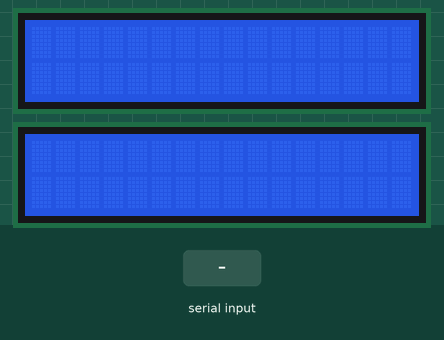
The sketch below on a simulated Arduino Uno, built with avr-gcc and run on an emulated ATmega328P. On the bench: 2 × 16×2 character LCD. The test bench sets the inputs (shaded band).

Above: at 1.3 s.
1.4 s: "90;45\n" received over Serial
At 1.8 s:
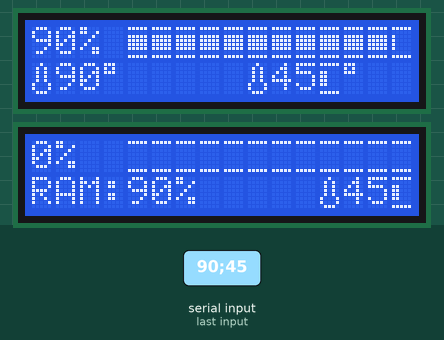
2.9 s: "0\n" received over Serial
At 4.1 s:
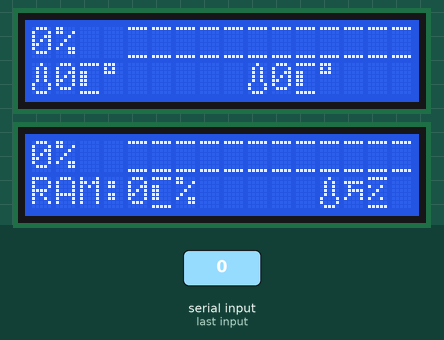
4.4 s: "5\n" received over Serial
At 5.2 s:
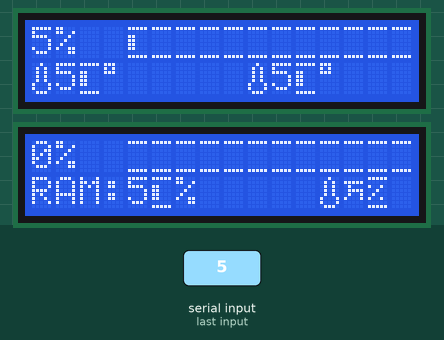
5.9 s: "90\n" received over Serial
At 6.4 s:
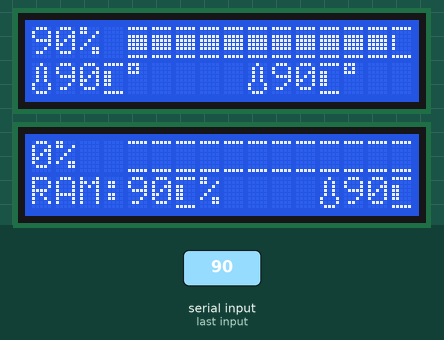
7.4 s: "200\n" received over Serial
At 8.6 s:
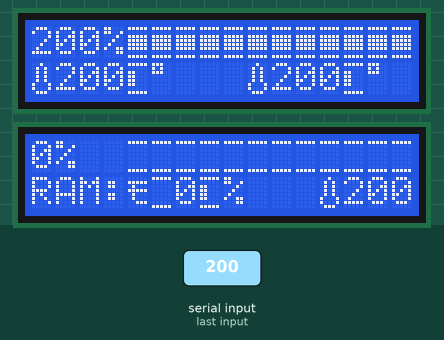
8.9 s: "30;150\n" received over Serial
At 10.0 s:
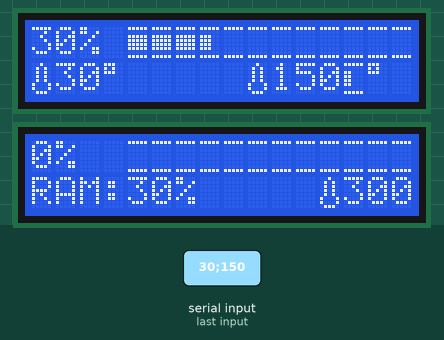
Timing chart, 0 to 11.4 s (numbered marks = the images above; inputs shaded):
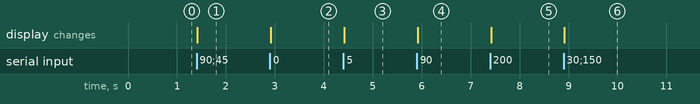

Measured:
- after the input at 1.4 s, the display: changes at once (image 1)
- after the input at 2.9 s, the display: changes at once (image 2)
- after the input at 4.4 s, the display: changes at once (image 3)
- after the input at 5.9 s, the display: changes at once (image 4)
- after the input at 7.4 s, the display: changes at once (image 5)
- after the input at 8.9 s, the display: changes at once (image 6)

The sketch:

Arduino_Temp_Monitor.ino
```cpp
/*
  CoreTemp Arduino Code,
  by pvyParts (Aaron Kable)

  Current LCD layout

  16 x 2 LCD

              \/ Core Speed
  AMD FX-8x #.#Ghz
  $##$ |||||||||||
  ^temp     ^load graph

  TODO - Not Hard Code CPU Type
  TODO - make graph work a little better.

  started from the Serial Event Demo Code.
 */
#include <LiquidCrystal.h>

//my lcd is the freetronics LCD Shield
LiquidCrystal lcdGPU(7, 6, 5, 4, 3, 2);
LiquidCrystal lcdCPU(7, 8, 5, 4, 3, 2);
//setup the special chars for hte graph

  byte line5[8] =
  {// full
    B11111, B00000, B11111, B11111, B11111, B11111, B00000, B11111
  };

  byte line4[8] =
  {// 80%
    B11111, B00000, B11110, B11110, B11110, B11110, B00000, B11111
  };

  byte line3[8] =
  {// 60%
    B11111, B00000, B11100, B11100, B11100, B11100, B00000, B11111
  };

  byte line2[8] =
  {// 40%
    B11111, B00000, B11000, B11000, B11000, B11000, B00000, B11111
  };

  byte line1[8] =
  { //  20%
    B11111, B00000, B10000, B10000, B10000, B10000, B00000, B11111
  };

  byte line0[8] =
  { // empty
    B11111, B00000, B00000, B00000, B00000, B00000, B00000, B11111
  };

  byte loadchar[8] =
  { // % char to match graph
    B11111, B00000, B10010, B00100, B01000, B10010, B00000, B11111
  };
  byte tempchar[8] =
  { // termometer
    B00100, B01010, B01010, B01010, B01010, B10001, B10001, B01110
  };
  byte corechar[8] =
  { //  not used as the LCD can only do so many chars...
    B00000, B01010, B11111, B01110, B01110, B11111, B01010, B00000
  };

String inputString = "";

boolean NewData = false;  // update Lcd flag

// holder strings
String gpu0tmp = "", gpu1tmp = "", ram = "", cputmp="";
int gpuLoad = 0, cpuLoad = 0;

void setup() {
  // setup LCD
  lcdGPU.begin(16, 2);
  lcdCPU.begin(16, 2);
  // initialize serial:
  Serial.begin(19200);
  // reserve 200 bytes for the inputString:
  inputString.reserve(200);

  //make the graph chars
  lcdGPU.createChar(6, line0); // cant use 0
  lcdGPU.createChar(1, line1);
  lcdGPU.createChar(2, line2);
  lcdGPU.createChar(3, line3);
  lcdGPU.createChar(4, line4);
  lcdGPU.createChar(5, line5);
  lcdGPU.createChar(7, loadchar);
  lcdGPU.createChar(8, tempchar);
  lcdCPU.createChar(6, line0); // cant use 0
  lcdCPU.createChar(1, line1);
  lcdCPU.createChar(2, line2);
  lcdCPU.createChar(3, line3);
  lcdCPU.createChar(4, line4);
  lcdCPU.createChar(5, line5);
  lcdCPU.createChar(7, loadchar);
  lcdCPU.createChar(8, tempchar);
  //lcd.createChar(9, corechar); // too many chars


}
int iHome = 1;
int diff = 1;
int count = 5; // delay for anim (move every *count* updates) // not used anymore
int dely = 0;


//draw the graph - load is a %, witdh is the length in lcd Chars
void graph(int load, int width, int screen){
  // cell = 100/size
  // show the % one
  // loop for full
  // show partial
  // loop for empty

  // weight of one cell in %
  float weight = 100/width;
  // total cells of current load
  float full_cells_f = load/weight;
  int full_cells = full_cells_f;
  // add fulls
  int i = 0;
  while(i<full_cells){
    if(screen == 0){lcdGPU.write(5);}
    else {lcdCPU.write(5);}
    i++;
  }
  // add scaled cell
  int wt = weight;
  int test = (load-(wt*full_cells))/2;
  if (test == 0){
    test = 6;
  }
  //dont show a random blanck @ 100%
  if (load < 100){
    if(screen == 0){lcdGPU.write(test);}
    else{lcdCPU.write(test);}
  }
  i++;
  // add blanks
  while(i<width){
    if(screen == 0){lcdGPU.write(6);}
    else{lcdCPU.write(6);}
    i++;
  }

  }void loop() {
  // print the string when a newline arrives:
  if (NewData) {
    //GPU
    lcdGPU.clear();
    lcdGPU.setCursor(0, 0);
    lcdGPU.print(gpuLoad);
    lcdGPU.print("%");
    lcdGPU.setCursor(4, 0);
    graph(gpuLoad,12, 0);
    lcdGPU.setCursor(0, 1);
    lcdGPU.write(8);
    lcdGPU.print(gpu0tmp);
    lcdGPU.print((char)223);
    lcdGPU.setCursor(9, 1);
    lcdGPU.write(8);
    lcdGPU.print(gpu1tmp);
    lcdGPU.print((char)223);
    //CPU
    lcdCPU.clear();
    lcdCPU.setCursor(0, 0);
    lcdCPU.print(cpuLoad);
    lcdCPU.print("%");
    lcdCPU.setCursor(4, 0);
    graph(cpuLoad,12, 1);
    lcdCPU.setCursor(0, 1);
    lcdCPU.print("RAM:");
    lcdCPU.print(ram);
    lcdCPU.print("%");
    lcdCPU.setCursor(12, 1);
    lcdCPU.write(8);
    lcdCPU.print(cputmp);
    inputString = "";
    NewData = false;
  }
}

int b[4];// b #0
// b0 -> b1 first break speed and avg load >> coreSpd
// b1+1 -> b2 max core temp >>coreTmp
// b2+1 -> end time >> coretime

// TODO - RAM usage and %
// Graphics LCD Graph each core load.

void serialEvent() {
  b[0] = 0;
    // clear the string:
  while (Serial.available()) {
    // get the new byte:
    char inChar = (char)Serial.read();
    // add it to the inputString:
    inputString += inChar;
    // if the incoming character is a newline, set the flag
    // so the main loop can do something about it:
    // update the strings to input.
    if (inChar == '\n') {
      b[1] = inputString.indexOf(';');
      b[2] = inputString.indexOf(';', b[1]+1);
      b[3] = inputString.indexOf(';', b[2]+1);
      b[4] = inputString.indexOf(';', b[3]+1);
      b[5] = inputString.indexOf(';', b[4]+1);
      b[6] = inputString.length()-1;
      gpu0tmp = inputString.substring(b[0],b[1]);
      gpu1tmp = inputString.substring(b[1]+1,b[2]);
      ram = inputString.substring(b[2]+1,b[3]);
      cputmp = inputString.substring(b[3]+1,b[4]);
      String loadHold = inputString.substring(b[4]+1,b[5]);
      gpuLoad = loadHold.toInt();
      loadHold = inputString.substring(b[5]+1,b[6]);
      cpuLoad = loadHold.toInt();

      NewData = true;
    }
  }

}
```
